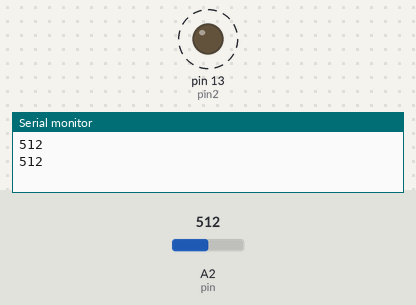
Recording of a sketch running on a simulated Arduino Uno, built with avr-gcc and run on an emulated ATmega328P. On the bench: output pins drawn as LEDs (lit = HIGH), the last lines printed to the serial monitor. Dashed ring = blinking. Inputs (shaded band) come from the test bench; at power-on: A2 (pin) = 512.

Above: at 1.8 s.
1.9 s: A2 (pin) set to 306
At 2.2 s:
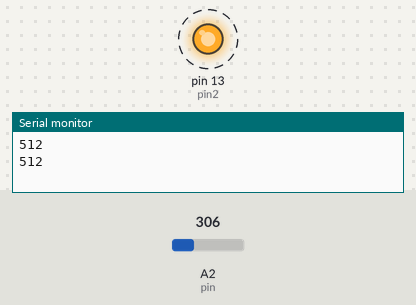
5.4 s: A2 (pin) set to 122
At 5.56 s:
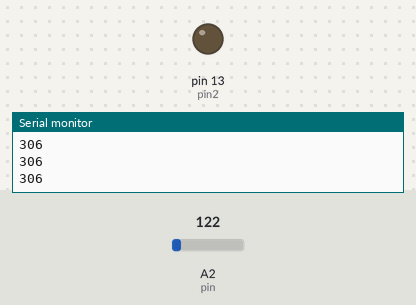
Timing chart, 0 to 14.9 s (numbered marks = the images above; inputs shaded):
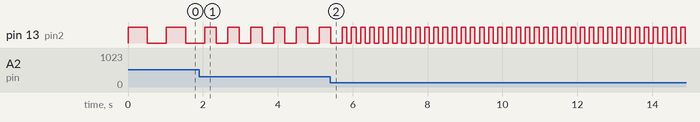

Measured:
- after the input at 1.9 s, pin 13 (pin2): alternates HIGH for 0.31 s and LOW for 0.31 s, starting after 0.46 s
- by itself, pin 13 (pin2): alternates HIGH for 0.51 s and LOW for 0.51 s

The sketch:

sketch_jul17d.ino
```cpp
const int pin=2;
const int pin2=13;
int val=1;
void setup() {
  // put your setup code here, to run once:
  Serial.begin(9600);
  pinMode(pin2,OUTPUT);

}

void loop() {
  // put your main code here, to run repeatedly:
  val=analogRead(pin);
  digitalWrite(pin2,HIGH);
  delay(val);
  digitalWrite(pin2,LOW);
  Serial.println(val);
  delay(val);


}
```
